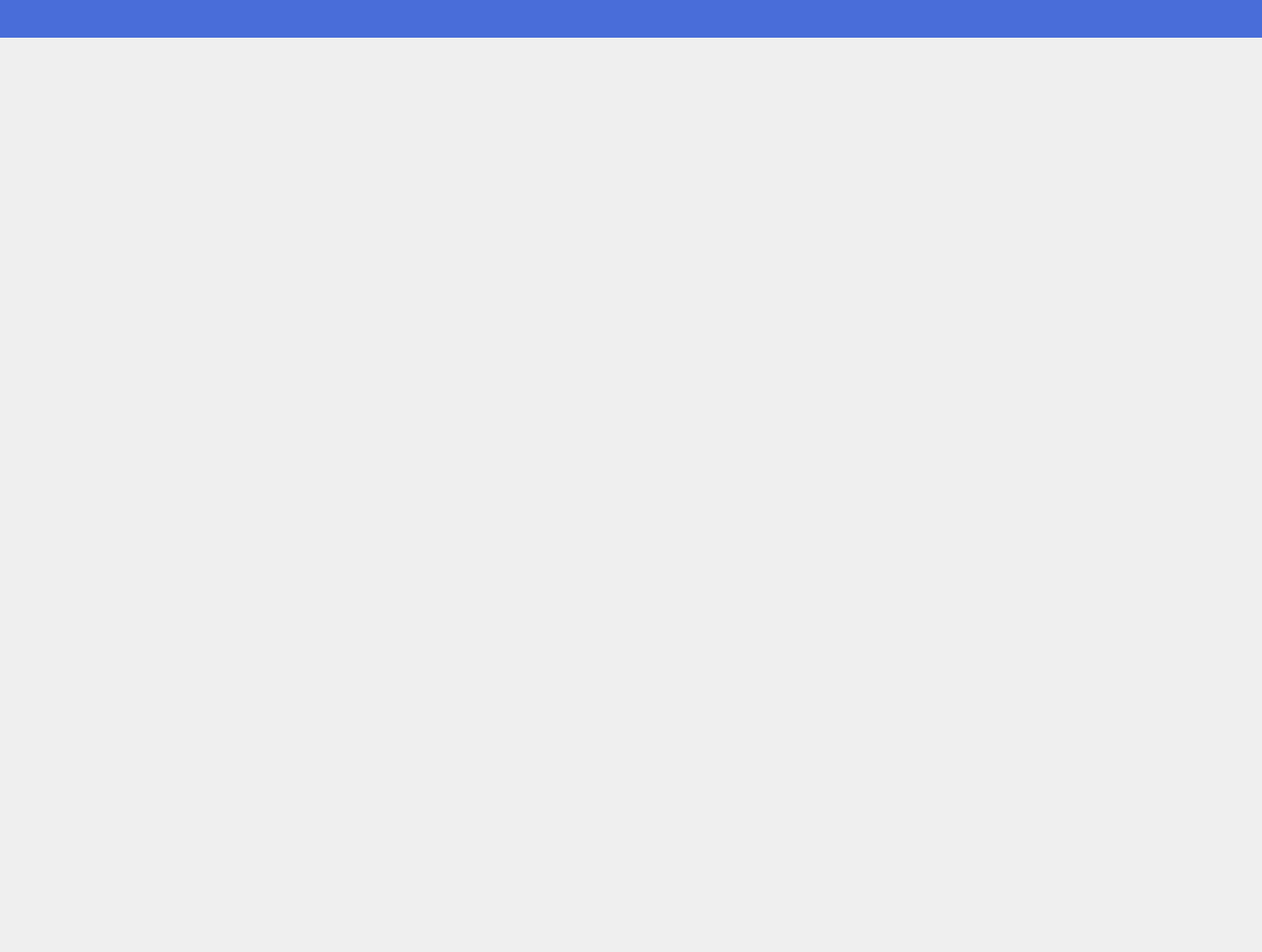
<?xml version="1.0" encoding="UTF-8"?>
<ui version="4.0">
 <class>MainWidget</class>
 <widget class="QWidget" name="MainWidget">
  <property name="geometry">
   <rect>
    <x>0</x>
    <y>0</y>
    <width>1440</width>
    <height>1086</height>
   </rect>
  </property>
  <property name="windowTitle">
   <string>Form</string>
  </property>
  <widget class="QWidget" name="widget" native="true">
   <property name="geometry">
    <rect>
     <x>0</x>
     <y>0</y>
     <width>1440</width>
     <height>43</height>
    </rect>
   </property>
   <property name="styleSheet">
    <string notr="true">background-color: rgb(73, 109, 217);</string>
   </property>
  </widget>
 </widget>
 <resources/>
 <connections/>
</ui>
